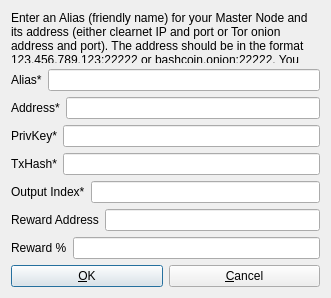
<?xml version="1.0" encoding="UTF-8"?>
<ui version="4.0">
 <class>AddEditAdrenalineNode</class>
 <widget class="QDialog" name="AddEditAdrenalineNode">
  <property name="geometry">
   <rect>
    <x>0</x>
    <y>0</y>
    <width>331</width>
    <height>298</height>
   </rect>
  </property>
  <property name="windowTitle">
   <string>Add/Edit BashCoin Node</string>
  </property>
  <property name="modal">
   <bool>true</bool>
  </property>
  <layout class="QVBoxLayout" name="verticalLayout">
   <item>
    <widget class="QLabel" name="label_9">
     <property name="sizePolicy">
      <sizepolicy hsizetype="Preferred" vsizetype="Expanding">
       <horstretch>0</horstretch>
       <verstretch>0</verstretch>
      </sizepolicy>
     </property>
     <property name="text">
      <string>&lt;html&gt;&lt;head/&gt;&lt;body&gt;&lt;p&gt;Enter an Alias (friendly name) for your Master Node and its address (either clearnet IP and port or Tor onion address and port). The address should be in the format 123.456.789.123:22222 or bashcoin.onion:22222. You must send exactly 5000 BASHC to the collateral address.&lt;/p&gt;&lt;/body&gt;&lt;/html&gt;</string>
     </property>
     <property name="wordWrap">
      <bool>true</bool>
     </property>
    </widget>
   </item>
   <item>
    <layout class="QHBoxLayout" name="horizontalLayout_4">
     <property name="bottomMargin">
      <number>0</number>
     </property>
     <item>
      <widget class="QLabel" name="label_4">
       <property name="text">
        <string>Alias*</string>
       </property>
      </widget>
     </item>
     <item>
      <widget class="QLineEdit" name="aliasLineEdit"/>
     </item>
    </layout>
   </item>
   <item>
    <layout class="QHBoxLayout" name="horizontalLayout_5">
     <property name="bottomMargin">
      <number>0</number>
     </property>
     <item>
      <widget class="QLabel" name="label_6">
       <property name="text">
        <string>Address*</string>
       </property>
      </widget>
     </item>
     <item>
      <widget class="QLineEdit" name="addressLineEdit"/>
     </item>
    </layout>
   </item>
   <item>
    <layout class="QHBoxLayout" name="horizontalLayout_3">
     <property name="bottomMargin">
      <number>0</number>
     </property>
     <item>
      <widget class="QLabel" name="label_5">
       <property name="text">
        <string>PrivKey*</string>
       </property>
      </widget>
     </item>
     <item>
      <widget class="QLineEdit" name="privkeyLineEdit"/>
     </item>
    </layout>
   </item>
   <item>
    <layout class="QHBoxLayout" name="horizontalLayout_2">
     <property name="bottomMargin">
      <number>0</number>
     </property>
     <item>
      <widget class="QLabel" name="label_2">
       <property name="text">
        <string>TxHash*</string>
       </property>
      </widget>
     </item>
     <item>
      <widget class="QLineEdit" name="txhashLineEdit"/>
     </item>
    </layout>
   </item>
   <item>
    <layout class="QHBoxLayout" name="horizontalLayout_8">
     <property name="bottomMargin">
      <number>0</number>
     </property>
     <item>
      <widget class="QLabel" name="label_8">
       <property name="text">
        <string>Output Index*</string>
       </property>
      </widget>
     </item>
     <item>
      <widget class="QLineEdit" name="outputindexLineEdit"/>
     </item>
    </layout>
   </item>
   <item>
    <layout class="QHBoxLayout" name="horizontalLayout_6">
     <property name="bottomMargin">
      <number>0</number>
     </property>
     <item>
      <widget class="QLabel" name="label_3">
       <property name="text">
        <string>Reward Address</string>
       </property>
      </widget>
     </item> 
     <item>
      <widget class="QLineEdit" name="rewardaddressLineEdit"/>
     </item>
    </layout>
   </item>
   <item>
    <layout class="QHBoxLayout" name="horizontalLayout_7">
     <property name="bottomMargin">
      <number>0</number>
     </property>
     <item>
      <widget class="QLabel" name="label_7">
       <property name="text">
        <string>Reward %</string>
       </property>
      </widget>
     </item>
     <item>
      <widget class="QLineEdit" name="rewardpercentageLineEdit"/>
     </item>
    </layout>
   </item>
   <item>
    <layout class="QHBoxLayout" name="horizontalLayout_Buttons">
     <item>
      <widget class="QPushButton" name="okButton">
       <property name="text">
        <string>&amp;OK</string>
       </property>
      </widget>
     </item>
     <item>
      <widget class="QPushButton" name="cancelButton">
       <property name="text">
        <string>&amp;Cancel</string>
       </property>
       <property name="autoDefault">
        <bool>false</bool>
       </property>
      </widget>
     </item>
    </layout>
   </item>
  </layout>
 </widget>
 <resources/>
 <connections/>
</ui>
